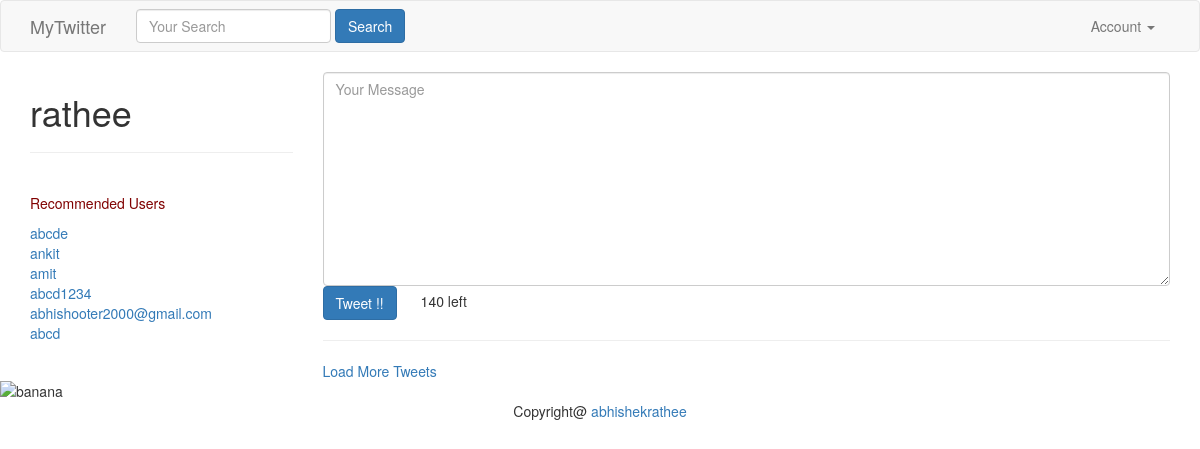
The app's page / (signed in) with its own data.
### accounts/models.py (models this page shows, shortened)
class UserProfile(models.Model):
    user        = models.OneToOneField(settings.AUTH_USER_MODEL, related_name='profile') # user.profile
    following   = models.ManyToManyField(settings.AUTH_USER_MODEL, blank=True, related_name='followed_by')
    objects = UserProfileManager() # UserProfile.objects.all()
    def get_following(self):
        users  = self.following.all() # User.objects.all().exclude(username=self.user.username)
        return users.exclude(username=self.user.username)
    def get_absolute_url(self):
          return reverse_lazy("profiles:detail" , kwargs= {"username":self.user.username})

### tweets/views.py (the view)
# urls.py: url(r'^$', TweetListView.as_view(),name="home"),
class TweetListView(LoginRequiredMixin,ListView):
	def get_queryset(self , *args , **kwargs):
		qs = Tweet.objects.all()
		query = self.request.GET.get("q",None)
		if query is not None:
			qs = qs.filter(
				Q (content__icontains = query ) |
				Q (user__username__icontains = query )
				)
		return qs
	def get_context_data(self, *args , **kwargs):
		context = super(TweetListView,self).get_context_data(*args , **kwargs)
		context['create_form'] = TweetModelForm()
		context['create_url'] =  reverse_lazy("tweet:create")
		return context

### tweets/forms.py
class TweetModelForm(forms.ModelForm):
	content = forms.CharField(label ="", widget = forms.Textarea(
		attrs = {'placeholder':"Your Message",
		 "class": "form-control"}))
	class Meta:
		model = Tweet
		fields = ["content"]

### accounts/models.py (called while the page is built)
    def recommended(self, user,limit_to= 10):
        profile = user.profile
        following=profile.following.all()
        following=profile.get_following()
        qs = self.get_queryset().exclude(user__in = following).exclude(id = profile.id).order_by("?")[:limit_to]
        return qs

### accounts/templatetags/recommended.py (called while the page is built)
@register.inclusion_tag("accounts/snippets/recommended.html")
def recommended(user):
	if isinstance(user,User):
		qs = UserProfile.objects.recommended(user)
		return {"recommended":qs}

### tweets/models.py (called while the page is built)
	def get_absolute_url(self):
		return reverse("tweet:detail" , kwargs= {"pk": self.pk})

### tweets/templates/tweets/tweet_list.html (shortened to what this page needs)
{% extends "base.html" %}
{% load recommended %}
 {% block content %}
<div class="row" >
    <div class="col-sm-3 col-xs-12">
        <h1>{{ request.user }}</h1>
        <hr/>
        <br/>
        <p class="maroon-color" >Recommended Users</p>
        {% recommended request.user %}
        <br/>
    </div>
    <div class="col-sm-9 col-xs-12">
        {% if not request.GET.q %}
            <div class="">
            {% include "tweets/form.html" with form=create_form action_url=create_url btn_title='Tweet !!' form_class='tweet-form' %}
            </div>
            <hr/>
        {% endif %}
        <a href="#" id="loadmore">Load More Tweets</a>
    </div>
</div>
{% endblock %}

### accounts/templates/accounts/snippets/recommended.html
{% for profile in recommended %}
<a href='/{{ profile.user.username }}'>{{ profile.user.username }}</a><br/>
{% empty %}
<p class='lead'>Not followed by any users</p>
{% endfor %}

### templates/base.html (style rules this page uses)
.maroon-color { color: maroon; }

### records on screen
UserProfile: user.username "abcde"
UserProfile: user.username "ankit"
UserProfile: user.username "amit"
UserProfile: user.username "abcd1234"
UserProfile: user.username "abhishooter2000@gmail.com"
UserProfile: user.username "abcd"

### other values on screen
{{ request.user }} "rathee"
